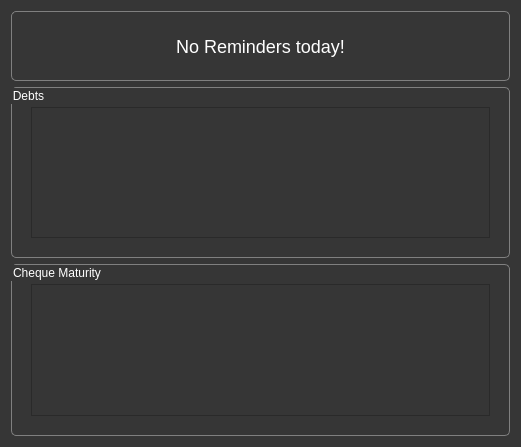
<?xml version="1.0" encoding="UTF-8"?>
<ui version="4.0">
 <class>NotificationDialog</class>
 <widget class="QDialog" name="NotificationDialog">
  <property name="geometry">
   <rect>
    <x>0</x>
    <y>0</y>
    <width>521</width>
    <height>447</height>
   </rect>
  </property>
  <property name="minimumSize">
   <size>
    <width>300</width>
    <height>300</height>
   </size>
  </property>
  <property name="windowTitle">
   <string>Notification</string>
  </property>
  <property name="windowIcon">
   <iconset>
    <normaloff>:/icons/sound.png</normaloff>:/icons/sound.png</iconset>
  </property>
  <property name="styleSheet">
   <string notr="true">*{
background-color:rgb(54,54,54);
color:white;
font-size:12px;
}
QGroupBox{
border:1px solid grey;
border-radius:5px;
padding:10px;
}</string>
  </property>
  <layout class="QVBoxLayout" name="verticalLayout">
   <item>
    <widget class="QGroupBox" name="groupBox_no">
     <property name="styleSheet">
      <string notr="true">*{
font-size:18px;
}</string>
     </property>
     <property name="title">
      <string/>
     </property>
     <layout class="QHBoxLayout" name="horizontalLayout_3">
      <item>
       <widget class="QLabel" name="label">
        <property name="minimumSize">
         <size>
          <width>0</width>
          <height>30</height>
         </size>
        </property>
        <property name="styleSheet">
         <string notr="true"/>
        </property>
        <property name="text">
         <string>No Reminders today!</string>
        </property>
        <property name="alignment">
         <set>Qt::AlignCenter</set>
        </property>
       </widget>
      </item>
     </layout>
    </widget>
   </item>
   <item>
    <widget class="QGroupBox" name="groupBox_debts">
     <property name="title">
      <string>Debts</string>
     </property>
     <layout class="QHBoxLayout" name="horizontalLayout">
      <item>
       <widget class="QListWidget" name="listView_debts">
        <property name="styleSheet">
         <string notr="true">font: 12pt &quot;MS Shell Dlg 2&quot;;</string>
        </property>
        <property name="spacing">
         <number>1</number>
        </property>
        <property name="sortingEnabled">
         <bool>true</bool>
        </property>
       </widget>
      </item>
     </layout>
    </widget>
   </item>
   <item>
    <widget class="QGroupBox" name="groupBox_cheque">
     <property name="styleSheet">
      <string notr="true">QListWidgetItem{
min-height:30px;
padding:1px;
}</string>
     </property>
     <property name="title">
      <string>Cheque Maturity</string>
     </property>
     <layout class="QHBoxLayout" name="horizontalLayout_2">
      <item>
       <widget class="QListWidget" name="listView_cheque">
        <property name="styleSheet">
         <string notr="true">font: 12pt &quot;MS Shell Dlg 2&quot;;</string>
        </property>
        <property name="spacing">
         <number>1</number>
        </property>
        <property name="modelColumn">
         <number>0</number>
        </property>
        <property name="uniformItemSizes">
         <bool>false</bool>
        </property>
        <property name="sortingEnabled">
         <bool>true</bool>
        </property>
       </widget>
      </item>
     </layout>
    </widget>
   </item>
  </layout>
 </widget>
 <resources/>
 <connections/>
</ui>
